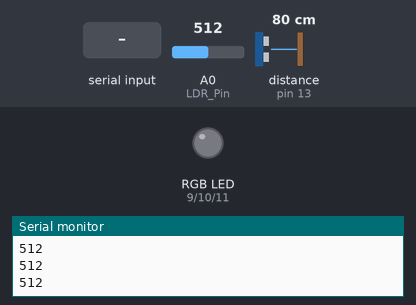
A sketch run on a simulated Arduino Uno, built with avr-gcc and run on an emulated ATmega328P. Parts: an RGB LED mixed from three pins (HIGH = lit), the last lines printed to the serial monitor. The test bench sets the inputs (shaded band); at power-on: A0 (LDR_Pin) = 512, distance to the obstacle (sensor on pin 13) 80 cm. The echo pulse lasts 58.3 µs per cm.

Above: at 1.2 s.
1.3 s: "a" received over Serial
At 2.7 s:
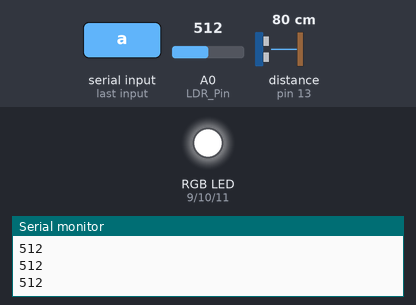
3.0 s: "b" received over Serial
At 4.1 s:
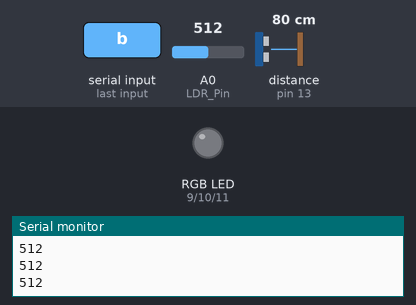
Timing chart, 0 to 6.0 s (numbered marks = the images above; inputs shaded):
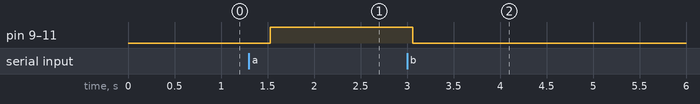

The sketch:

Arduino_Lum_RGB_Lum.pde
```cpp
    /*
    Détecteur de proximité - HC-SR04
    Librairie Ultrasonic : http://tetrasys-design.net/download/HCSR04Ultrasonic/HCSR04Ultrasonic-1.1.2.zip
    Arduino IDE v1.0.1
    */

    #include <Ultrasonic.h>

    const int Trig = 12;     // pin "Trig" du HC-SR04 connectée à pin 12 de l'Arduino
    const int Echo = 13;     // pin "Echo" du HC-SR04 connectée à pin 13 de l'Arduino

    /*const int green = 10;   // LEDs reliées aux pins de l'Arduino via une résistance
    const int yellow = 11;  // de 150 Ohms.
    const int red = 12;*/

    long cm;                // variable pour stocker la distance de l'objet en cm

    Ultrasonic HCSR04(Trig,Echo);
#define REDPIN 9
#define GREENPIN 10
#define BLUEPIN 11
int LDR_Pin = A0; //analog pin 0
int incomingByte = 0;//receive data from the serial port

#define FADESPEED 5    // make this higher to slow down

    void setup()
    {
      Serial.begin(9600);
      pinMode(REDPIN, OUTPUT);
      pinMode(GREENPIN, OUTPUT);
      pinMode(BLUEPIN, OUTPUT);
    }

    void loop()
    {
      int r, g, b;
int LDRReading = analogRead(LDR_Pin);

  Serial.println(LDRReading);
  delay(250); //just here to slow down the output for easier reading

 if (Serial.available() > 0) {
                // read the incoming byte:
                incomingByte = Serial.read();
                //if the lux is low(incoming byte =97)
                if(incomingByte==97){
                  //Serial.println(incomingByte,DEC);
                  digitalWrite(GREENPIN, HIGH);//turns on green light
		  digitalWrite(BLUEPIN, HIGH);
		  digitalWrite(REDPIN, HIGH);
                }
                //if the lux is high(incoming byte =98)
                if(incomingByte==98){
                  digitalWrite(GREENPIN, LOW);
		  digitalWrite(BLUEPIN, LOW);
		  digitalWrite(REDPIN, LOW);
                }


}
      // on commence par convertir le temps entre l'émission et la réception du signal
      // en cm, voir http://wiki.tetrasys-design.net/HCSR04Ultrasonic pour le détail
      // des méthodes utilisées

      cm = HCSR04.convert(HCSR04.timing(), 1);


      if(cm >0 && cm < 20)          // objet très proche
      {
        //Serial.println(cm);
        //Serial.println("Tres proche");
        // blink(cm, red);
      }
      /*else if(cm >= 20 && cm < 100)  // distance moyenne
      {
        blink(cm, yellow);
      }*/
      //else if(cm >= 20)             // objet lointain
      {
        //Serial.println(cm);
        //Serial.println("Lointain");
        // blink(cm, green);
      }
    }

    // La fonction ci-dessous fait clignoter la LED correspondant à la distance.
    // Le clignotement est de plus en plus rapide à mesure que l'objet se rapproche.

    /*void blink(int pause, int ledPin)
    {
      pause = cm * 10;
      digitalWrite(ledPin, HIGH);
      delay(10);
      digitalWrite(ledPin, LOW);
      delay(pause);
    }*/
```

Measured:
- after the input at 1.3 s, pin 9 (REDPIN), pin 10 (GREENPIN), pin 11 (BLUEPIN): LOW → HIGH after 0.23 s
- after the input at 3.0 s, pin 9 (REDPIN), pin 10 (GREENPIN), pin 11 (BLUEPIN): HIGH → LOW after 0.06 s
